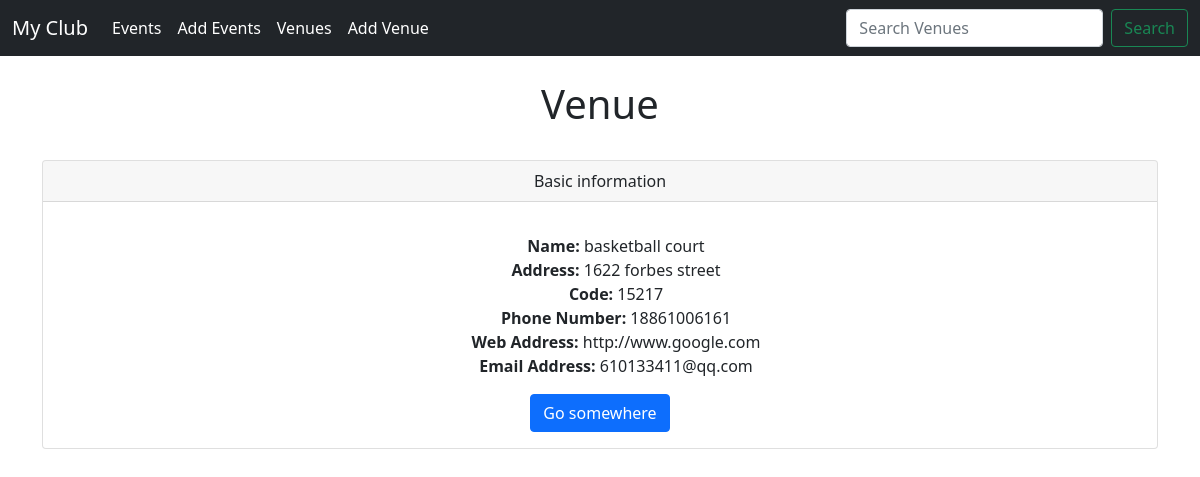
The app's page /show_venue/2 with its own data.
### events/models.py (models this page shows, shortened)
class Venue(models.Model):
    name = models.CharField(max_length=120)
    address = models.CharField(max_length=360)
    zip_code = models.CharField(max_length=15)
    phone = models.CharField(max_length=25, blank=True)
    web = models.URLField(blank=True)
    email_address = models.EmailField(blank=True)

### events/views.py (the view)
# urls.py: path('show_venue/<venue_id>', views.show_venue, name="show-venue"),
def show_venue(request, venue_id):
    context = {}
    venue = Venue.objects.get(pk=venue_id)
    context = {
        "venue": venue
    }
    return render(request, 'events/show_venue.html', context)

### events/templates/events/show_venue.html
{% extends 'events/base.html' %}
{% block content %}
<center>
<h1> Venue </h1>
<br/>
<div class="card">
    <div class="card-header">
        Basic information
    </div>
    <div class="card-body">
      <p class="card-text">
        <ul>
            <strong>Name: </strong>{{venue.name}} <br/>
            <strong>Address: </strong>{{venue.address}}<br/>
            <strong>Code: </strong>{{venue.zip_code}}<br/>
            <strong>Phone Number: </strong>{{venue.phone}}<br/>
            <strong>Web Address: </strong>{{venue.web}}<br/>
            <strong>Email Address: </strong>{{venue.email_address}}<br/>
        </ul>
      </p>
      <a href="#" class="btn btn-primary">Go somewhere</a>
    </div>
</div>
</center>
{% endblock %}

### records on screen
Venue: name "basketball court", address "1622 forbes street", zip_code "15217", phone "18861006161", web "http://www.google.com", email_address "610133411@qq.com"
